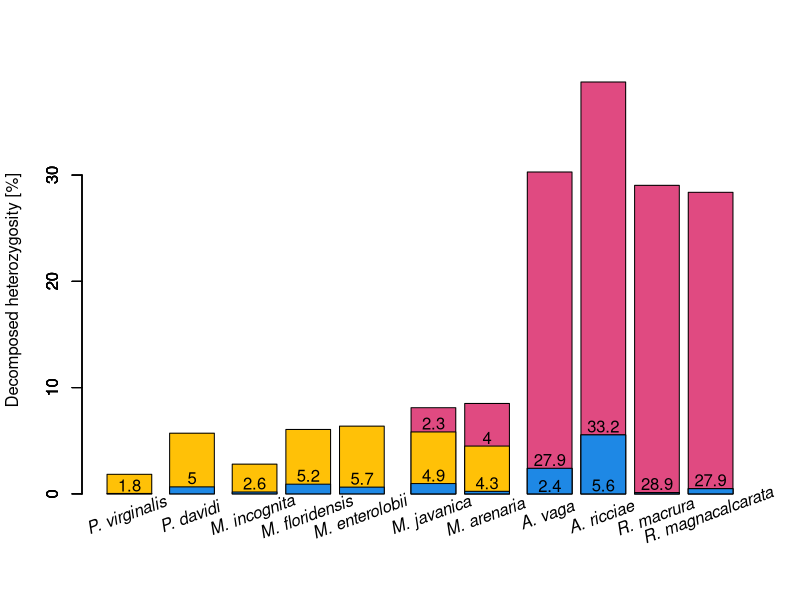

Write the R code that produced this figure.
# plotting barplots of heterozygosity of tetraploid speices
#
# Meloidogyne_javanica
# Meloidogyne_arenaria
# Adineta_vaga
# Adineta_ricciae
# Rotaria_macrura
# Rotaria_magnacalcarata

args = commandArgs(trailingOnly=TRUE)

relative <- ifelse( "--relative" %in% args, T, F)

trip_tab <- read.table('tables/triploid_heterozygosity.tsv', header = T, row.names = 1)
tetra_tab <- read.table('tables/tetraploid_heterozygosity.tsv', header = T, row.names = 1)

trip_tab$heter <- (trip_tab$AAB + trip_tab$ABC)
tetra_tab$heter <- (tetra_tab$AABB + tetra_tab$AAAB + tetra_tab$AB)

# we also don'jave reliable estimate of AAAB and AABB for A. vaga.
tetra_tab$single_A_het <- tetra_tab$AAAB + tetra_tab$AB
tetra_tab$single_A_het[1:4] <- tetra_tab$AB[1:4]
tetra_tab$AAAB[1:4] <- 0

tetra_tab <- tetra_tab[c(5:6, 1:4),]

ylim <- c(0, max(tetra_tab$heter, na.rm = T))
# also I know that A. vaga has undetected high heterozygosty.
# So I will round up the highest other species
# because we can assume it's more
tetra_tab[3:6,'heter'] <- tetra_tab[3:6,'AABB'] + tetra_tab[3:6,'AB']
# ceiling(max(tetra_tab$heter, na.rm = T)) + 1

if ( relative ){
        trip_tab$ABC <- 100 * (trip_tab$ABC / trip_tab$heter)
        trip_tab$AAB <- 100 * (trip_tab$AAB / trip_tab$heter)
        trip_tab$heter <- 100

        tetra_tab$single_A_het <- 100 * (tetra_tab$single_A_het / tetra_tab$heter)
        tetra_tab$AB <- 100 * (tetra_tab$AB / tetra_tab$heter)
        tetra_tab$AAAB <- 100 * (tetra_tab$AAAB / tetra_tab$heter)
        tetra_tab$AABB <- 100 * (tetra_tab$AABB / tetra_tab$heter)
        tetra_tab$heter <- 100
}

# ColorBrewer2 palette (dark2, 3 colours)
# pal <- c("#D95F02", "#7570B3", "#1B9E77")
pal <- c("#D81B60CA", "#1E88E5", "#FFC107", "#004D40AA")

filename <- paste0('figures/fig3_heterozygosity_of_tetraploids',
                   ifelse(relative, '_relative', '') , '.pdf')
pdf(filename, width = 8, height = 6)

spaces <- c(rep(0.4, 3), rep(0.2, 2), 0.6, 0.2, 0.4, rep(0.2, 3))
bar_pos <- barplot(c(rep(NA, 5), tetra_tab$heter), col = pal[1],
                   ylab = 'Decomposed heterozygosity [%]', space = spaces)
barplot(c(trip_tab$heter, tetra_tab$single_A_het), col = pal[3], add = T, space = spaces)
barplot(c(rep(NA, 5), tetra_tab$AB), col = pal[2], add = T, space = spaces)
barplot(c(trip_tab$ABC, rep(NA, 6)), col = pal[2], add = T, space = spaces)

shift <- ifelse(relative, 3, 0.8)
# 1 digit rounding
text(bar_pos, c(rep(NA, 5), tetra_tab$single_A_het + shift), c(rep(NA, 5), round(tetra_tab$AABB, 1)))
text(bar_pos[c(6, 7)], tetra_tab$AB[c(1, 2)] + shift, round(tetra_tab$AAAB[c(1, 2)], 1))
text(bar_pos[c(1:5)], trip_tab$ABC + shift, round(trip_tab$AAB, 1))
if ( relative ){
        text(bar_pos[2:5], 0 + shift, round(c(trip_tab$ABC[c(2:5)]), 1))
        text(bar_pos[c(7, 8, 9)], 0 + shift, round(c(tetra_tab$AB[c(2, 3, 4)]), 1))
} else {
        text(bar_pos[c(8, 9)], 0 + shift, round(c(tetra_tab$AB[c(3, 4)]), 1))
}

# text(bar_pos[c(2,3,5)], 0.25, round(trip_tab$ABC[c(2,3,5)], 1))


sp_labels <- c('P. virginalis', 'P. davidi',
               'M. incognita', 'M. floridensis', 'M. enterolobii',
               'M. javanica', 'M. arenaria',
               'A. vaga', 'A. ricciae',
               'R. macrura', 'R. magnacalcarata')

sp_labels <- lapply(paste0(sp_labels, " "), function(x){bquote(italic(.(x)))})
text(bar_pos, ifelse(relative, -8, -2), do.call(expression, sp_labels), las = 1, srt = 20, xpd = TRUE)

# for (bar in c(1,2,5,7)) {
#     lty = ifelse(bar == 5, 1, 2)
#     lines(rep(mean(bar_pos[bar:(bar+1)]), 2), c(-5, 33), lty = lty)
# }


# legend('topright', bty = 'n', c('AABB', 'AA\' or AAAB'), pch = 20, col = rev(pal))

dev.off()